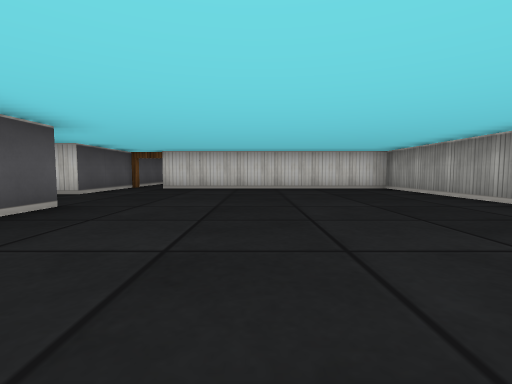
View 1 (above)

12 first-person views from a walk through a cub3D level. The camera is about half as high as the walls, tilts 4° down and sees 85° across. The floor is counted in squares. Each view is taken from the middle of a square. On the plan, view 1 faces up. The plan holds only what a view shows up to about 9 squares ahead; the rest is blank.

View 2
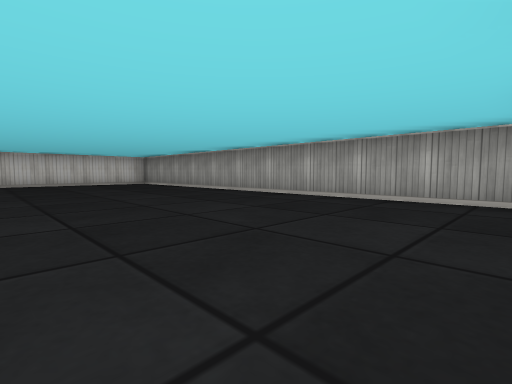

View 3
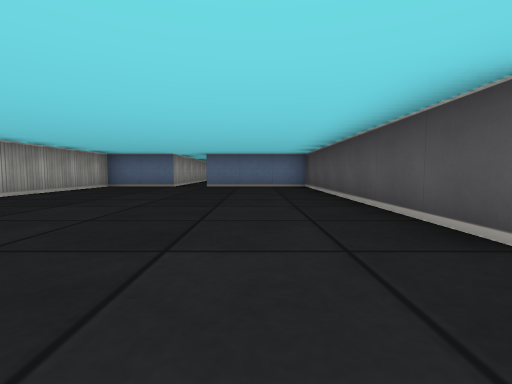

View 4
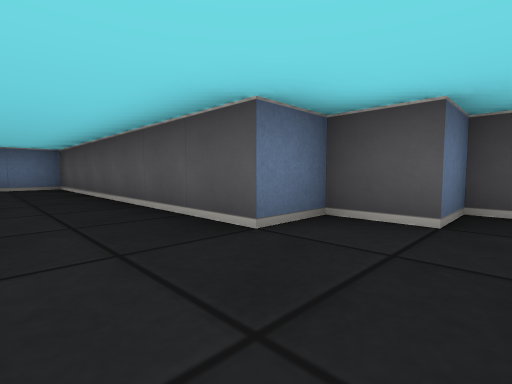

View 5
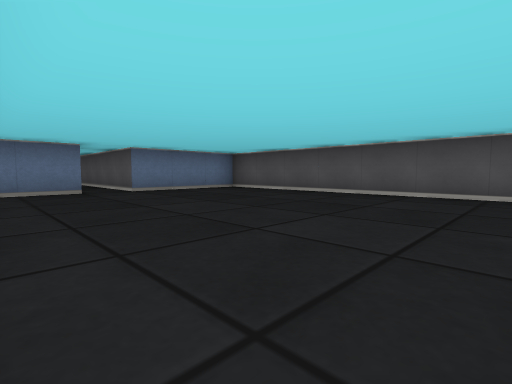

View 6
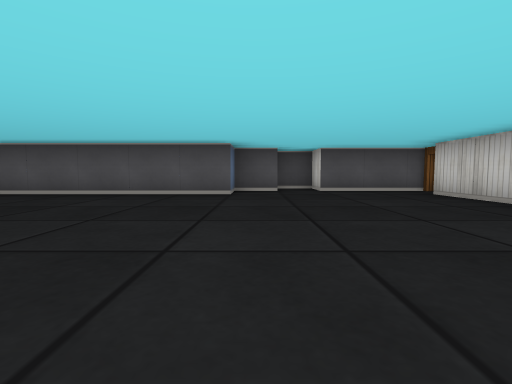

View 7
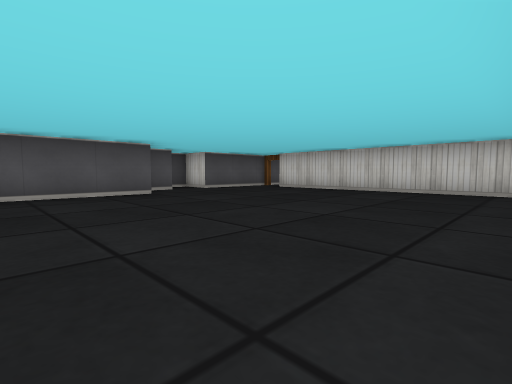

View 8
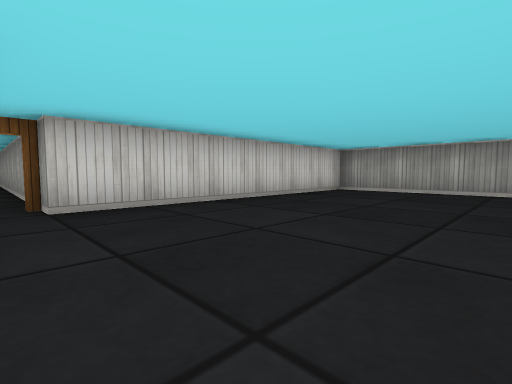

View 9
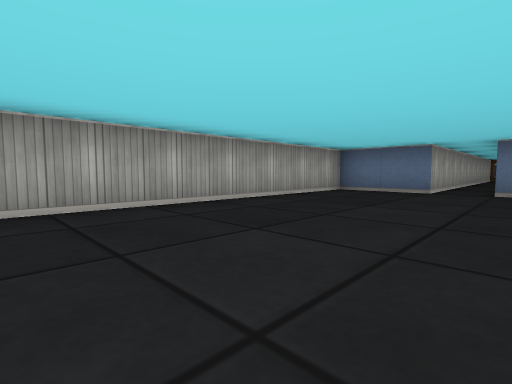

View 10
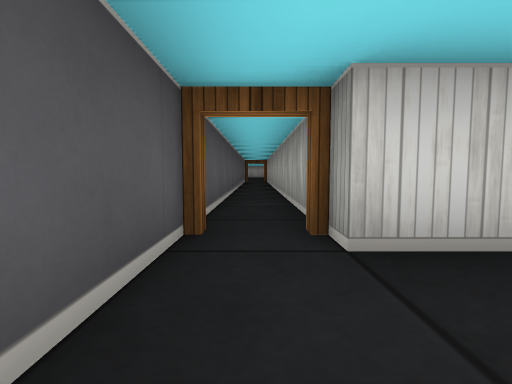

View 11
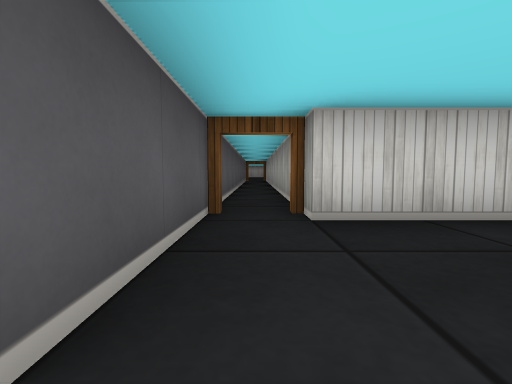

View 12
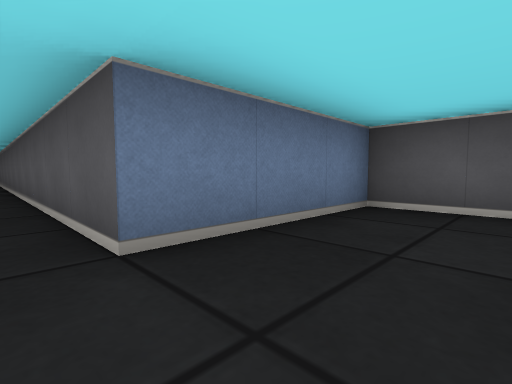

### Floor plan
Points are (right, up) in squares from view 1. A wall is a line through its corners. A room is listed if a view was taken in it or the views show most of it. See-through windows are left out.
Room 1 (views 1, 2, 3, 4, 5, 6, 7, 8, 9, 10, 11, 12)
walls: (-3.5, 8) (-3.5, 5.5) (-4.5, 5.5) (-4.5, 4.5) (-3.5, 4.5) (-3.5, 3.5) (-2.5, 3.5) (-2.5, -3.5) (0.5, -3.5) (0.5, -13.4); (1.5, -8.2) (1.5, -3.5) (3.5, -3.5) (3.5, 7.5) (-2.5, 7.5)
ways out: open door at (-3, 8)

Where each view was taken, in squares from view 1:
view 1: 0 up, 0 right, facing up
view 2: 3 down, 1 left, facing up-right
view 3: 5 up, 1 left, facing down
view 4: 5 up, 1 left, facing down-left
view 5: 3 up, 3 right, facing down-left
view 6: 4 up, 3 right, facing left
view 7: 1 up, 3 right, facing up-left
view 8: 4 up, 3 left, facing up-right
view 9: 3 up, 0 right, facing down-right
view 10: 6 up, 3 left, facing up
view 11: 5 up, 3 left, facing up
view 12: 2 down, 1 right, facing down-left
